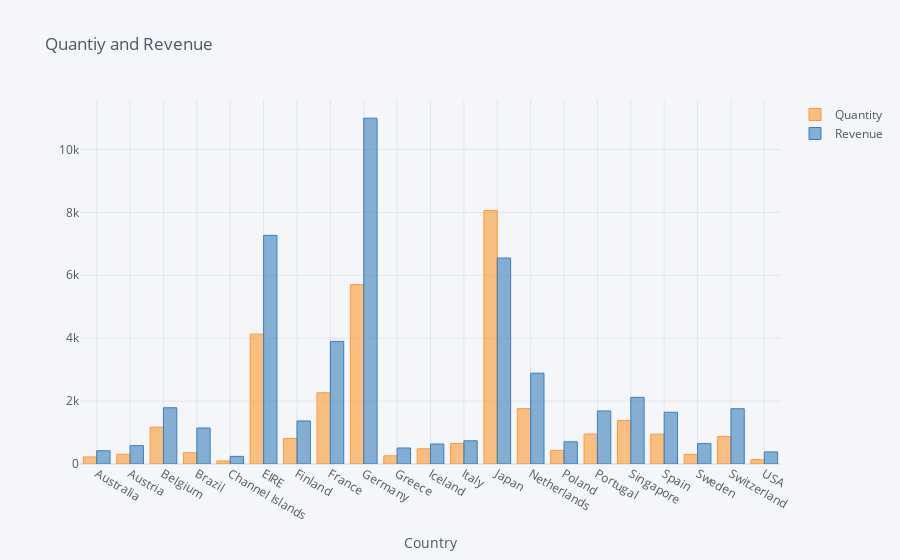

This figure's notebook cell:
### Code cell
data1.iplot(kind='bar', xTitle='Country', title='Quantiy and Revenue')

### Figure 1 — Plotly figure (JSON) as saved in the notebook; plotly's stock layout.template omitted (floating-point values rounded to 4 significant figures)
{"data": [{"marker": {"color": "rgba(255, 153, 51, 0.6)", "line": {"color": "rgba(255, 153, 51, 1.0)", "width": 1}}, "name": "Quantity", "orientation": "v", "text": "", "type": "bar", "x": ["Australia", "Austria", "Belgium", "Brazil", "Channel Islands", "EIRE", "Finland", "France", "Germany", "Greece", "Iceland", "Italy", "Japan", "Netherlands", "Poland", "Portugal", "Singapore", "Spain", "Sweden", "Switzerland", "USA"], "y": [224, 308, 1170, 356, 96, 4129, 810, 2265, 5702, 260, 483, 653, 8058, 1762, 432, 951, 1384, 948, 306, 878, 137]}, {"marker": {"color": "rgba(55, 128, 191, 0.6)", "line": {"color": "rgba(55, 128, 191, 1.0)", "width": 1}}, "name": "Revenue", "orientation": "v", "text": "", "type": "bar", "x": ["Australia", "Austria", "Belgium", "Brazil", "Channel Islands", "EIRE", "Finland", "France", "Germany", "Greece", "Iceland", "Italy", "Japan", "Netherlands", "Poland", "Portugal", "Singapore", "Spain", "Sweden", "Switzerland", "USA"], "y": [421.6, 584.8, 1788.0, 1144.0, 243, 7270.0, 1369.0, 3899.0, 10990.0, 509.7, 636.2, 737.8, 6548.0, 2887.0, 705.8, 1688.0, 2119.0, 1646.0, 649.1, 1757.0, 383.9]}], "layout": {"legend": {"bgcolor": "#F5F6F9", "font": {"color": "#4D5663"}}, "paper_bgcolor": "#F5F6F9", "plot_bgcolor": "#F5F6F9", "title": {"font": {"color": "#4D5663"}, "text": "Quantiy and Revenue"}, "xaxis": {"gridcolor": "#E1E5ED", "showgrid": true, "tickfont": {"color": "#4D5663"}, "title": {"font": {"color": "#4D5663"}, "text": "Country"}, "zerolinecolor": "#E1E5ED"}, "yaxis": {"gridcolor": "#E1E5ED", "showgrid": true, "tickfont": {"color": "#4D5663"}, "title": {"font": {"color": "#4D5663"}, "text": ""}, "zerolinecolor": "#E1E5ED"}}}
